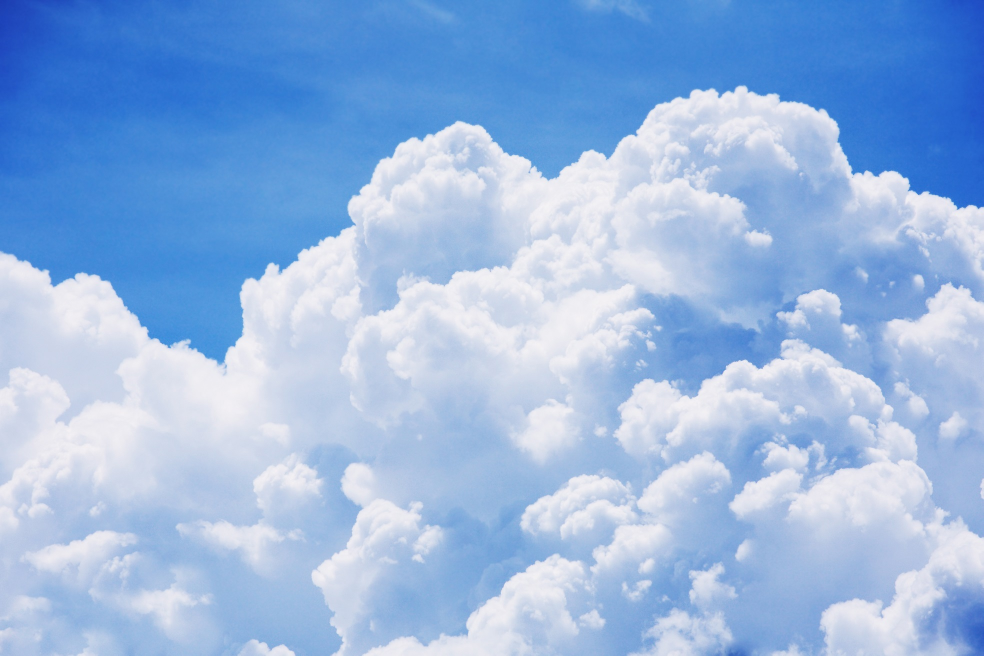
#> input picture images/cloud.jpg, 1967 x 1311 px, found by its file name (shown at 1/2 size); its folder holds only this picture in this run
$ python bg_removal.py
#> lines starting #> are read from the running program, lines starting #| are printed output that depends on the picture; after the words box and inside, x2 and y2 are one past the last pixel; in counts of white or black regions, pixels touching at a corner belong together
import os
import numpy as np
import cv2
from PIL import Image
# import matplotlib.pyplot as plt
# import matplotlib.image as mpimg
# from matplotlib.widgets import Slider  # import the Slider widget

DATA_DIR = '/home/alex/nodePythonApp/images/'
DEST_DIR = os.path.join(DATA_DIR, 'OUTPUT')

# Get all files in directory
dir_list = os.listdir(DATA_DIR)

# Count the number of files in Source Directory
def getnumber(list):
    count = 0
    for element in list:
        count += 1
    return count


# Replace file extension to png
def replace(image):
	base = os.path.splitext(image)[0]
	post=os.path.splitext(image)[1]
	#print('The file name is ' + base + ' the extension is ' + post)
	# ima = os.rename(image, base + ".png")
	ima = image.replace(post,'.png')
	#print(image)
	return ima

Numfiles = getnumber(dir_list)

#print('Creating destination directory')

#Create destination directory
#print(DEST_DIR)
if not os.path.exists(DEST_DIR):
	#print ('Creating Dest Folder: ',DEST_DIR)
	os.makedirs(DEST_DIR)
	print('Output directory %s created' % DEST_DIR)

#threshold = input("Enter a number between 1 and 400: ")

i=0
while i!= Numfiles:
  # Get file name
	image=dir_list[i]
	# folder location and image
	src_path = os.path.join(DATA_DIR, image)
	#print(src_path,DEST_DIR)
	if src_path != DEST_DIR:
		img=cv2.imread(src_path)
#> img is the input picture: shape (1311, 1967, 3); mean B, G, R 224.8, 182.2, 150.4
		#print('Read image successfully')

		# *******REMOVE BACKGROUND*******
		gray = cv2.cvtColor(img,cv2.COLOR_BGR2GRAY )
		blurred = cv2.GaussianBlur(gray, (7, 7), 0)
		_, threshed = cv2.threshold(blurred, 150, 210, cv2.THRESH_BINARY_INV)
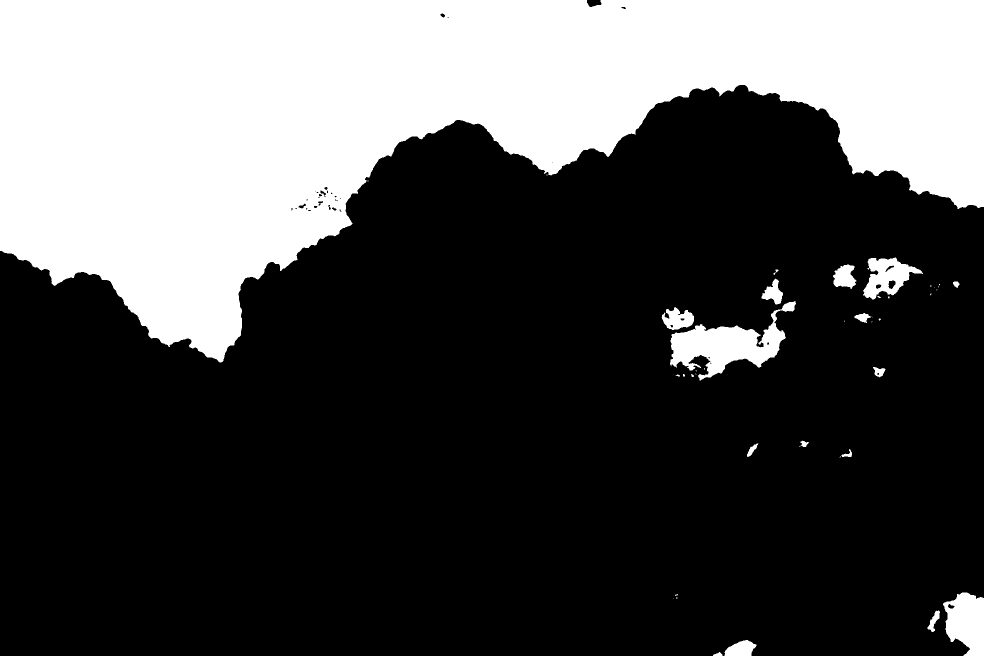
#> threshed: shape (1311, 1967) (shown at 1/2 size); values 0 (black) and 210 (white), 31% white; 41 white regions (22 under 20 px), largest, box (x1, y1, x2, y2) and area: (0, 0, 1967, 725) 763348, (1340, 602, 1592, 761) 15600, (1886, 1185, 1967, 1311) 7502
		kernel = cv2.getStructuringElement(cv2.MORPH_ELLIPSE, (50, 50))
		morphed = cv2.morphologyEx(threshed, cv2.MORPH_CLOSE, kernel)
#> morphed: shape (1311, 1967); values 0 (black) and 210 (white), 31.6% white; 13 white regions (1 under 20 px)

		cnts = cv2.findContours(morphed,cv2.RETR_EXTERNAL,cv2.CHAIN_APPROX_SIMPLE)[0]
#> cnts = 13 contours, 1 with area under 20; largest, box (x1, y1, x2, y2) and area: (0, 0, 1967, 725) 764987, (1324, 540, 1592, 761) 23092, (1667, 516, 1849, 646) 10798, (1856, 1186, 1967, 1311) 9217, (1427, 1281, 1513, 1311) 1460
		cnt = sorted(cnts, key=cv2.contourArea)[-1]
#> cnt = contour of 1084 points, box (x1, y1, x2, y2) (0, 0, 1967, 725), area 764987
		mask = cv2.drawContours(threshed, cnt, 0, (0, 255, 0), 0)
		masked_data = cv2.bitwise_and(img, img, mask=mask)
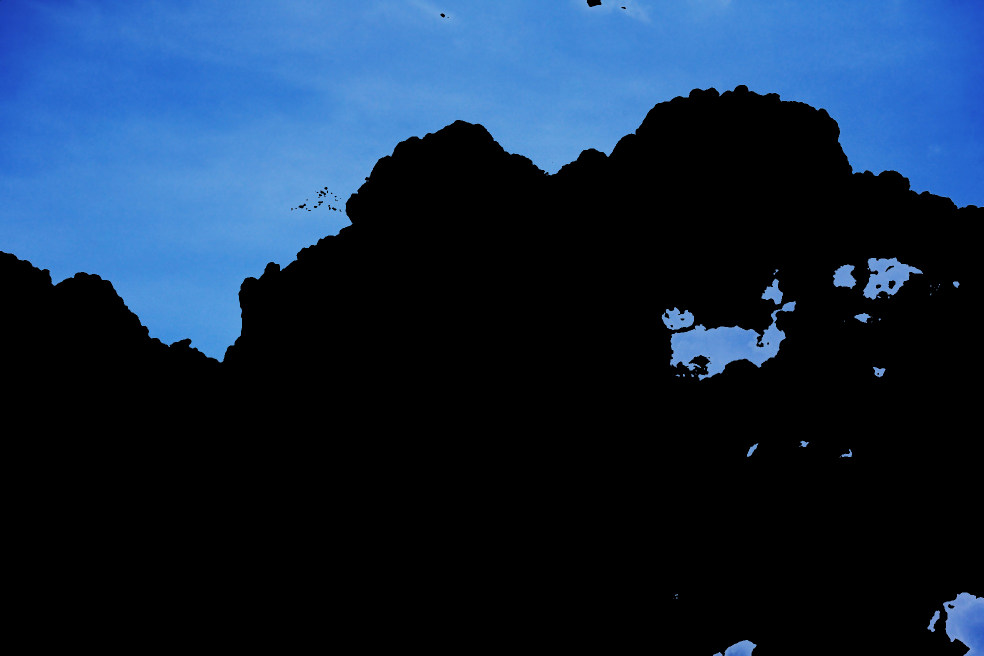
#> masked_data: shape (1311, 1967, 3) (shown at 1/2 size); mean B, G, R 66.1, 41.3, 20.9
		x, y, w, h = cv2.boundingRect(cnt)
#> x = 0; y = 0; w = 1967; h = 725
		dst = masked_data[y: y + h, x: x + w]

		# cv2.imshow('DST masked image', dst)
		# cv2.waitKey(0)

		dst_gray = cv2.cvtColor(dst, cv2.COLOR_BGR2GRAY)
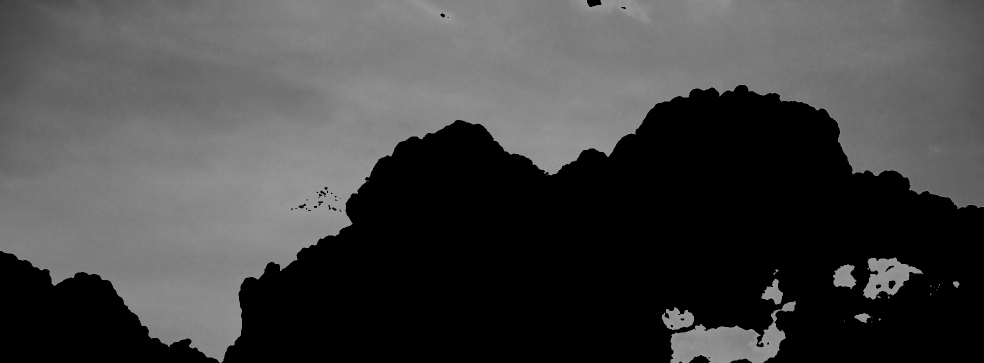
#> dst_gray: shape (725, 1967) (shown at 1/2 size); min 0, max 160, mean 67.6

		# cv2.imshow('DST gray image', dst_gray)
		# cv2.waitKey(0)

		_, alpha = cv2.threshold(dst_gray, 0, 255, cv2.THRESH_BINARY)
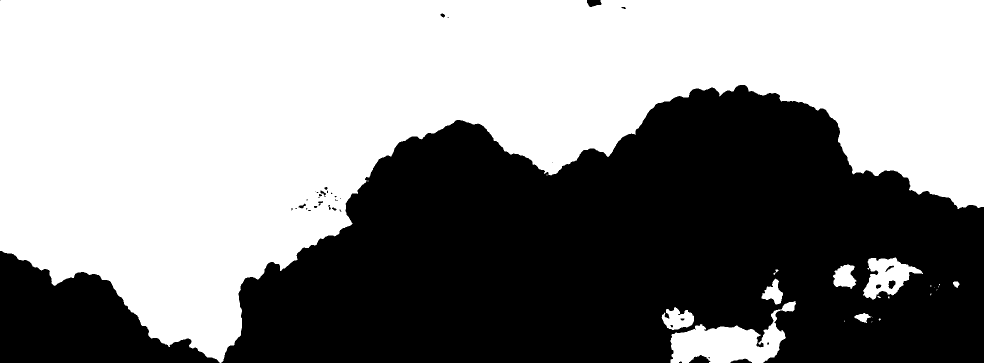
#> alpha: shape (725, 1967) (shown at 1/2 size); 55.2% white; 40 black regions (21 under 20 px), largest, box (x1, y1, x2, y2) and area: (443, 170, 1967, 725) 582958, (0, 502, 439, 725) 53651, (1378, 710, 1421, 725) 390
		b, g, r = cv2.split(dst)
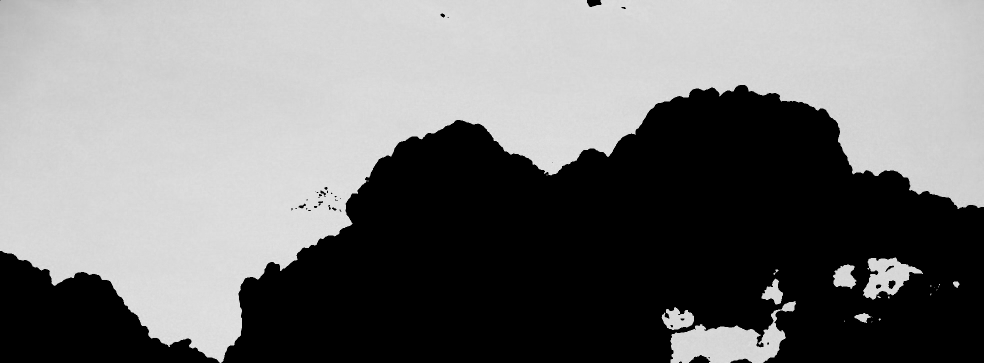
#> b: shape (725, 1967) (shown at 1/2 size); min 0, max 234, mean 117.9
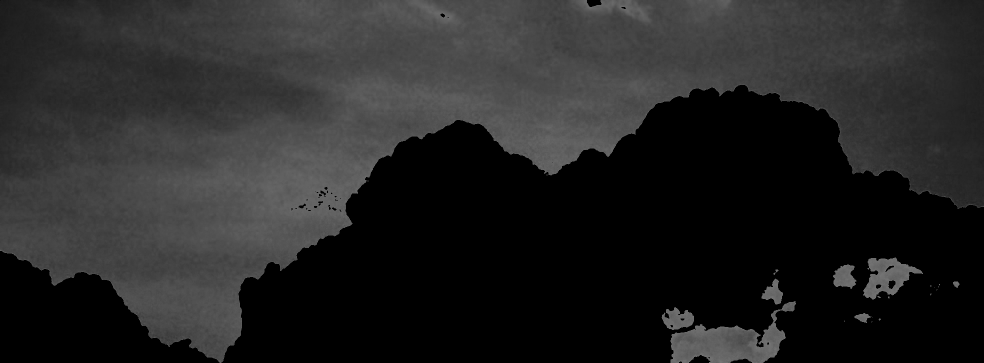
#> r: shape (725, 1967) (shown at 1/2 size); min 0, max 121, mean 36.9
		rgba = [r, g, b, alpha]
		dst = cv2.merge(rgba, 4)
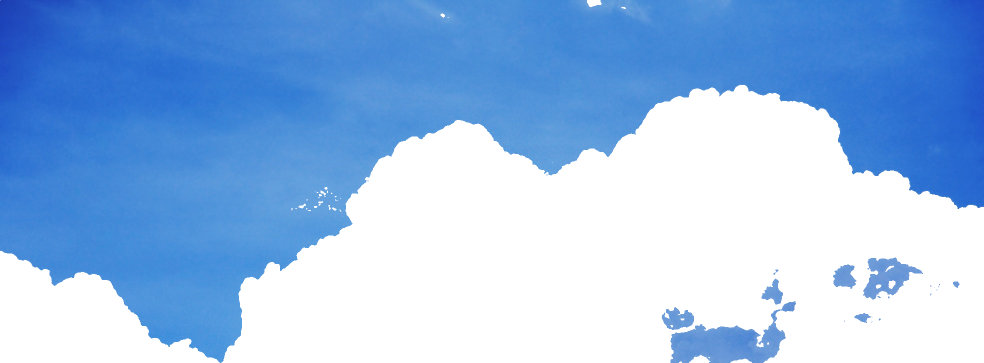
#> dst: shape (725, 1967, 4) (shown at 1/2 size); mean R, G, B, A 36.9, 73.6, 117.9, 140.9; transparent parts drawn white

		# [7 lines of commented-out code are left out]
		im = replace(image)
		#print (image,im)
		cv2.imwrite(os.path.join(DEST_DIR,im),dst)
		cv2.waitKey(0)
		#print('Image processing successful')
		#print('____________________________________________________')

	i += 1


# #DISPLAY BOTH SOURCE & BACKGRND REMOVED IMAGES
# # concatanate image Horizontally
# Hori = np.concatenate((img, dst), axis=1)

# # concatanate image Vertically
# Verti = np.concatenate((img, dst), axis=0)

# cv2.imshow('HORIZONTAL', Hori)
# cv2.imshow('VERTICAL', Verti)
cv2.waitKey(0)
cv2.destroyAllWindows()
#print('Image Processing Completed.')
